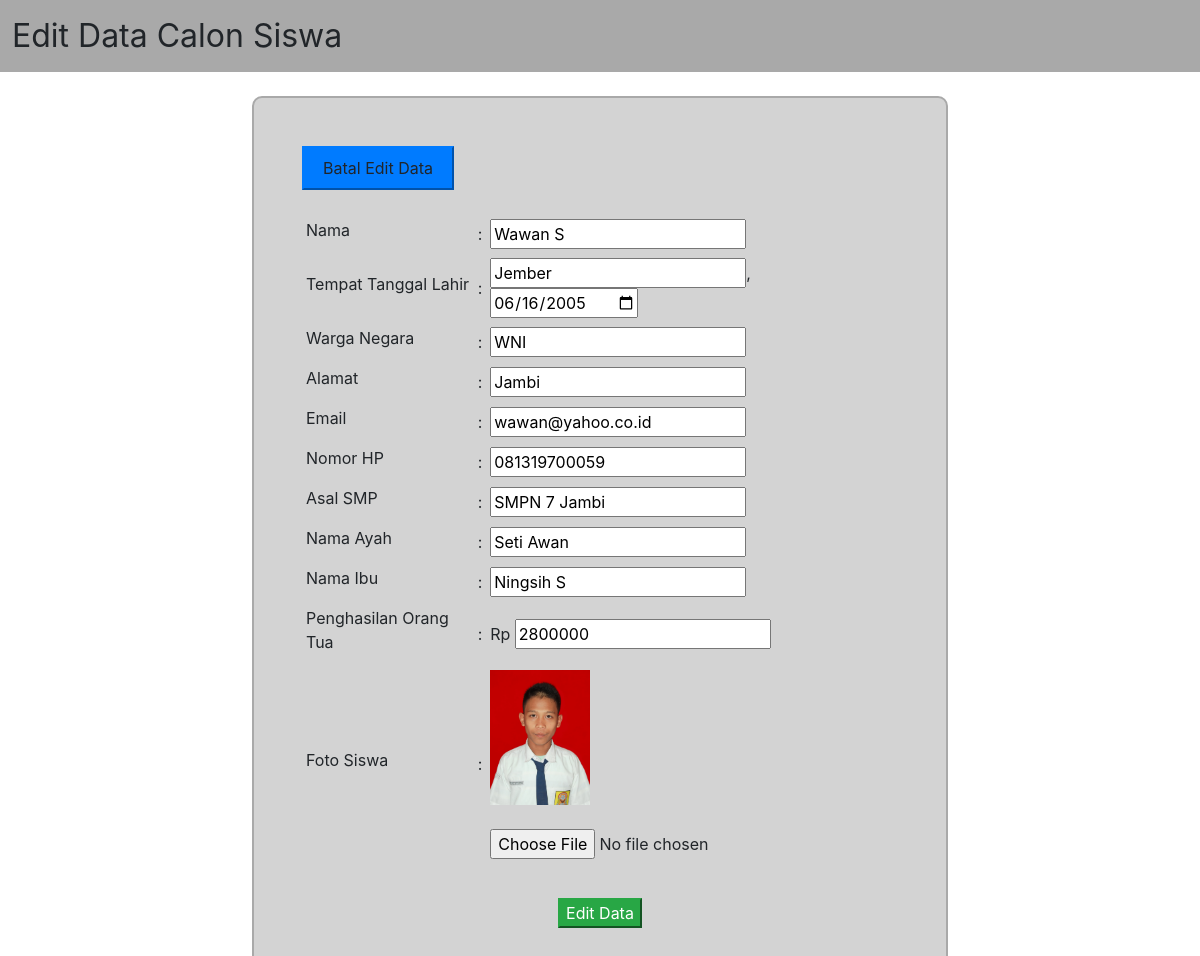
The page /edit.php?id=1 on the database its author committed.
### tables this page shows
CREATE TABLE `calonsiswa` (
  `id` int(11) NOT NULL,
  `nama` varchar(60) NOT NULL,
  `tempatlahir` varchar(60) NOT NULL,
  `tanggallahir` date NOT NULL,
  `warganegara` char(3) NOT NULL,
  `alamat` varchar(120) NOT NULL,
  `email` varchar(60) NOT NULL,
  `nomorhp` varchar(12) NOT NULL,
  `asalsmp` varchar(60) NOT NULL,
  `namaayah` varchar(60) NOT NULL,
  `namaibu` varchar(60) NOT NULL,
  `penghasilanortu` int(11) NOT NULL,
  `fotosiswa` varchar(200) NOT NULL
);

### Function/functions.php (called while the page is built, shortened)
<?php
	$conn = mysqli_connect("localhost", "root", "", "tugaspraktik");
	function query($query) {
		global $conn;
		$result = mysqli_query($conn, $query);
		$rows = [];
		while ($row = mysqli_fetch_assoc($result)) {
			$rows[] = $row;
		}
		return $rows;
	}
?>

### edit.php (the view, shortened to what this page needs)
<?php
	require 'Function/functions.php';
	$id = $_GET["id"];
	$clnsiswa = query("SELECT * FROM calonsiswa WHERE id = $id")[0];
?>
<!DOCTYPE html>
<html>
<head>
	<link rel="stylesheet" href="Style/bootstrap/css/bootstrap.min.css">
</head>
<body>
	<div id="header">
		Edit Data Calon Siswa
	</div>
	<br>
 	<div id="formedit">
 	<button class="btn-primary">
 		<a class="btn" href="admin.php">Batal Edit Data</a>
 	</button>
 	<br>
 	<br>
 	<form action="" method="post" enctype="multipart/form-data">
 		<table border="0" cellspacing="0" cellpadding="4">
 			<tr>
 				<td><label for="nama">Nama</label></td>
 				<td> : </td>
 				<td><input type="text" name="nama" id="nama" value="<?= $clnsiswa["nama"]; ?>"></td>
 			</tr>
 			<tr>
 				<td><label for="tempatlahir">Tempat Tanggal Lahir</label></td>
 				<td> : </td>
 				<td>
 					<input type="text" name="tempatlahir" id="tempatlahir" value="<?= $clnsiswa["tempatlahir"]; ?>">,
 					<input type="date" name="tanggallahir" value="<?= $clnsiswa["tanggallahir"]; ?>">
 				</td>
 			</tr>
 			<tr>
 				<td><label for="warganegara">Warga Negara</label></td>
 				<td> : </td>
 				<td><input type="text" name="warganegara" id="warganegara" value="<?= $clnsiswa["warganegara"]; ?>"></td>
 			</tr>
 			<tr>
 				<td><label for="alamat">Alamat</label></td>
 				<td> : </td>
 				<td><input type="text" name="alamat" id="alamat" value="<?= $clnsiswa["alamat"]; ?>"></td>
 			</tr>
 			<tr>
 				<td><label for="email">Email</label></td>
 				<td> : </td>
 				<td><input type="text" name="email" id="email" value="<?= $clnsiswa["email"]; ?>"></td>
 			</tr>
 			<tr>
 				<td><label for="nomorhp">Nomor HP</label></td>
 				<td> : </td>
 				<td><input type="text" name="nomorhp" id="nomorhp" value="<?= $clnsiswa["nomorhp"]; ?>"></td>
 			</tr>
 			<tr>
 				<td><label for="asalsmp">Asal SMP</label></td>
 				<td> : </td>
 				<td><input type="text" name="asalsmp" id="asalsmp" value="<?= $clnsiswa["asalsmp"]; ?>"></td>
 			</tr>
 			<tr>
 				<td><label for="namaayah">Nama Ayah</label></td>
 				<td> : </td>
 				<td><input type="text" name="namaayah" id="namaayah" value="<?= $clnsiswa["namaayah"]; ?>"></td>
 			</tr>
 			<tr>
 				<td><label for="namaibu">Nama Ibu</label></td>
 				<td> : </td>
 				<td><input type="text" name="namaibu" id="namaibu" value="<?= $clnsiswa["namaibu"]; ?>"></td>
 			</tr>
 			<tr>
 				<td><label for="penghasilanortu">Penghasilan Orang Tua</label></td>
 				<td> : </td>
 				<td>Rp <input type="text" name="penghasilanortu" id="penghasilanortu" value="<?= $clnsiswa["penghasilanortu"]; ?>"></td>
 			</tr>
 			<tr>
 				<td><label for="fotosiswa">Foto Siswa</label></td>
 				<td> : </td>
 				<td>
 					<img src="FotoSiswa/<?= $clnsiswa["fotosiswa"] ?>">
 					<br>
 					<br>
 					<input type="file" name="fotosiswa" id="fotosiswa">
 				</td>
 			</tr>
 			<tr>
 				<td colspan="3" style="text-align: center; padding-top: 6%;">
 					<button class="btn-success" type="submit" name="submit">Edit Data</button>
 				</td>
 			</tr>
 		</table>
 	</form>
 	</div>
</body>
</html>

### edit.php (style rules this page uses)
table { width: 100%; }
.btn { text-decoration: none; }
img { width: 100px; }
#header { background: DarkGray; font-size: 200%; padding: 1%; }
#formedit { background: LightGray; width: 58%; padding: 4%; margin: auto; border-radius: 10px; border: 2px solid DarkGray; }

### rows shown on the page
calonsiswa: nama "Wawan S", tempatlahir "Jember", tanggallahir "06/16/2005", warganegara "WNI", alamat "Jambi", email "wawan@yahoo.co.id", nomorhp "081319700059", asalsmp "SMPN 7 Jambi", namaayah "Seti Awan", namaibu "Ningsih S", penghasilanortu "2800000", fotosiswa (picture)
